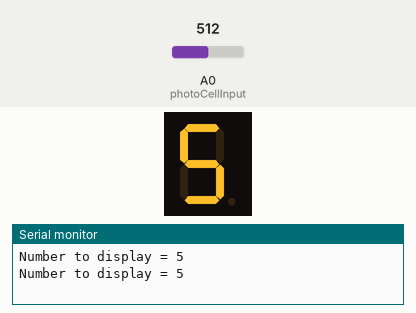
A sketch run on a simulated Arduino Uno, built with avr-gcc and run on an emulated ATmega328P. Shown: 1-digit seven-segment display, the last lines printed to the serial monitor. Wiring (inferred from the names in the program): 1-digit 7-segment display, segments lit when LOW: segments pin 6, pin 12, pin 11, pin 10, pin 9, pin 8, pin 7. The test bench sets the inputs (shaded band); at power-on: A0 (photoCellInput) = 512. The segment pins are drawn as the display they are named for.

Above: at 1.8 s.
1.9 s: A0 (photoCellInput) set to 716
At 2.7 s:
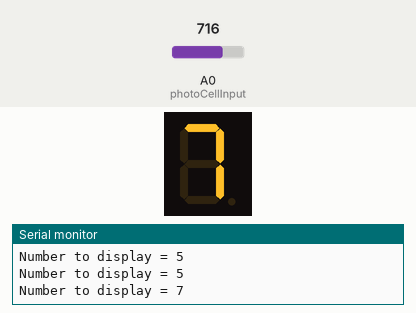
3.5 s: A0 (photoCellInput) set to 900
At 4.3 s:
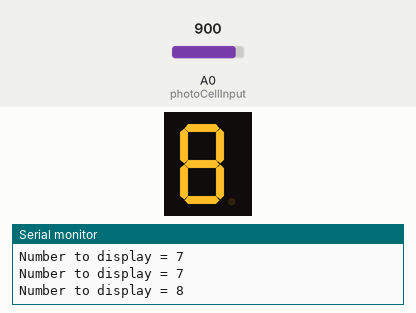
5.5 s: A0 (photoCellInput) set to 1023
At 7.1 s:
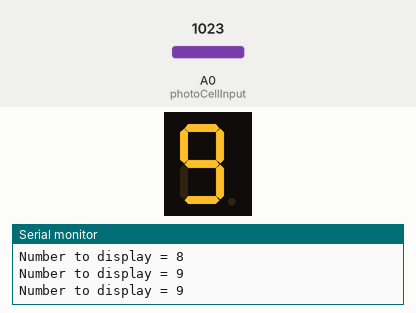
Timing chart, 0 to 8.6 s (numbered marks = the images above; inputs shaded):
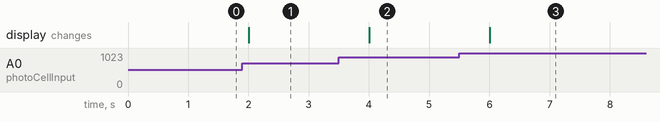

Measured:
- after the input at 1.9 s, the display: changes after 0.10 s (image 1)
- after the input at 3.5 s, the display: changes after 0.50 s (image 2)
- after the input at 5.5 s, the display: changes after 0.50 s (image 3)

The sketch:

7segments.ino
```cpp
/**

* 7 220 ohms
* 1 10k ohms
* 7 segments displayer
* 1 LDR

*/

// https://learn.adafruit.com/photocells/using-a-photocell
// https://www.arduino.cc/en/Tutorial/Calibration
// http://forum.arduino.cc/index.php?topic=141815.0

const int A = 6;
const int B = 12;
const int C = 11;
const int D = 10;
const int E = 9;
const int F = 8;
const int G = 7;

const long photoCellInput = 0;

long voltageOut = 0;

double lux = 0;

/*
Ambient light like…	Ambient light (lux)	Photocell resistance (Ω)	LDR + R (Ω)	Current thru LDR +R	Voltage across R
Dim hallway	0.1 lux	600KΩ	610 KΩ	0.008 mA	0.1 V
Moonlit night	1 lux	70 KΩ	80 KΩ	0.07 mA	0.6 V
Dark room	10 lux	10 KΩ	20 KΩ	0.25 mA	2.5 V
Dark overcast day / Bright room	100 lux	1.5 KΩ	11.5 KΩ	0.43 mA	4.3 V
Overcast day	1000 lux	300 Ω	10.03 KΩ	0.5 mA	5V
*/

/*
	0.1 600000
  1	70000
  10	10000
  100	1500
  1000 	300

  -->

  y = 1.819668322*10-15 x4 - 1.240358101*10-9 x3 + 9.064697525*10-5 x2 - 0.90973421 x + 1264.808051
*/

int tab[10][7] = {
   {LOW, LOW, LOW, LOW, LOW, LOW, HIGH}, // write 0
   {HIGH, LOW, LOW, HIGH, HIGH, HIGH, HIGH}, // write 1
   {LOW, LOW, HIGH, LOW, LOW, HIGH, LOW}, //write 2
   {LOW, LOW, LOW, LOW, HIGH, HIGH, LOW}, //write 3
   {HIGH, LOW, LOW, HIGH, HIGH, LOW, LOW}, //write 4
   {LOW, HIGH, LOW, LOW, HIGH, LOW, LOW}, //write 5
   {LOW, HIGH, LOW, LOW, LOW, LOW, LOW}, //write 6
   {LOW, LOW, LOW, HIGH, HIGH, HIGH, HIGH}, //write 7
   {LOW, LOW, LOW, LOW, LOW, LOW, LOW}, //write 8
   {LOW, LOW, LOW, LOW, HIGH, LOW, LOW} //write 9
};

int i = 0;

int photoCellValue = 0;
int numberToDisplay = 0;
int photoCellResistance = 0;

void displayNumber(int number){
    if(number >= 0 && number <= 9){
      digitalWrite(A, tab[number][0]);
      digitalWrite(B, tab[number][1]);
      digitalWrite(C, tab[number][2]);
      digitalWrite(D, tab[number][3]);
      digitalWrite(E, tab[number][4]);
      digitalWrite(F, tab[number][5]);
      digitalWrite(G, tab[number][6]);
    }
}

void setup()
{
    Serial.begin(9600);

    //définition des broches en sortie
    pinMode(A, OUTPUT);
    pinMode(B, OUTPUT);
    pinMode(C, OUTPUT);
    pinMode(D, OUTPUT);
    pinMode(E, OUTPUT);
    pinMode(F, OUTPUT);
    pinMode(G, OUTPUT);

    pinMode(photoCellInput, INPUT);

    //mise à l'état HAUT de ces sorties pour éteindre les LED de l'afficheur
    digitalWrite(B, HIGH);
    digitalWrite(A, HIGH);
    digitalWrite(C, HIGH);
    digitalWrite(D, HIGH);
    digitalWrite(E, HIGH);
    digitalWrite(F, HIGH);
    digitalWrite(G, HIGH);
}


void loop()
{
  // min 0
  // max 1023
  photoCellValue = analogRead(photoCellInput);
  photoCellValue = 1023 - photoCellValue;

  numberToDisplay = map(photoCellValue, 0, 1024, 9, 0);

  displayNumber(numberToDisplay);
  Serial.print("Number to display = ");
  Serial.println(numberToDisplay);     // the raw analog reading
  delay(1000);
}
```
